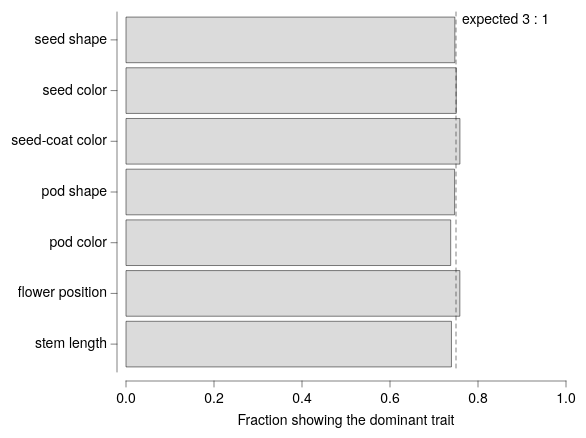

Write the Vega-Lite specification saved for this chart.
### Vega-Lite specification from a JSON file in a GitHub repository (floating-point values rounded to 4 significant figures)
{"background": null, "config": {"arc": {"fill": "#DBDBDB", "fillOpacity": 1.0, "innerRadius": 45.0, "padAngle": 0.03, "stroke": "black", "strokeOpacity": 1, "strokeWidth": 0.25}, "area": {"fill": "#DBDBDB", "fillOpacity": 1.0, "stroke": "black", "strokeOpacity": 1, "strokeWidth": 0.25}, "axis": {"domain": true, "domainCap": "round", "domainColor": "black", "domainWidth": 0.25, "grid": false, "gridCap": "round", "gridColor": "#F1F1F1", "gridDash": [0, 0], "gridOpacity": 1.0, "gridWidth": 0.25, "labelColor": "black", "labelFont": "Helvetica Neue, HelveticaNeue, Helvetica, Arial, sans-serif", "labelFontSize": 7, "labelFontStyle": "normal", "labelFontWeight": 400, "offset": 4.5, "ticks": true, "tickCap": "round", "tickColor": "black", "tickRound": false, "tickSize": 3, "tickWidth": 0.25, "titleColor": "black", "titleFont": "Helvetica Neue, HelveticaNeue, Helvetica, Arial, sans-serif", "titleFontSize": 7, "titleFontStyle": "normal", "titleFontWeight": 400}, "axisX": {"domain": true, "labelAlign": "center", "labelAngle": 0, "labels": true, "ticks": true, "translate": 0}, "axisY": {"domain": true, "labelAlign": "right", "labelAngle": 0, "labels": true, "ticks": true, "translate": 0}, "axisRight": {"domain": true, "labelAlign": "left", "labelAngle": 0, "labels": true, "ticks": true, "translate": 0}, "axisTop": {"domain": true, "labelAlign": "center", "labelAngle": 0, "labels": true, "ticks": true, "translate": 0}, "axisBand": {"tickOffset": 0}, "bar": {"fill": "#DBDBDB", "fillOpacity": 1.0, "stroke": "black", "strokeOpacity": 1, "strokeWidth": 0.25}, "boxplot": {"size": 16.2, "ticks": {"cornerRadius": 0.25, "fill": "black", "opacity": 1, "size": 8.1, "thickness": 0.25}, "box": {"fillOpacity": 1.0, "stroke": "black", "strokeOpacity": 1, "strokeWidth": 0.25}, "median": {"cornerRadius": 0, "fill": "black", "fillOpacity": 1.0, "opacity": 1, "size": 16.2, "thickness": 0.25}, "rule": {"fill": "black", "fillOpacity": 1.0, "size": 18.0, "stroke": "black", "strokeDash": [0, 0], "strokeOpacity": 1, "strokeWidth": 0.25}, "outliers": {"color": "black", "fill": "black", "fillOpacity": 1.0, "size": 0, "stroke": "black", "strokeOpacity": 1, "strokeWidth": 0.25}}, "circle": {"fill": "black", "fillOpacity": 1.0, "size": 2.25, "stroke": null, "strokeOpacity": 1, "strokeWidth": 0.25}, "errorband": {"band": {"fillOpacity": 0.6, "stroke": null, "strokeWidth": 0.25, "strokeOpacity": 1}, "borders": {"opacity": 0, "strokeOpacity": 0.25, "strokeWidth": 1}}, "errorbar": {"opacity": 1, "rule": {"strokeDash": [0, 0], "strokeWidth": 0.25}, "ticks": {"color": "black", "cornerRadius": 0.125, "opacity": 1, "size": 10.8, "thickness": 0.25}, "thickness": 0.25}, "font": "Helvetica Neue, HelveticaNeue, Helvetica, Arial, sans-serif", "geoshape": {"fill": "#DBDBDB", "fillOpacity": 1.0, "stroke": "black", "strokeOpacity": 1, "strokeWidth": 0.25}, "header": {"labelColor": "black", "labelFont": "Helvetica Neue, HelveticaNeue, Helvetica, Arial, sans-serif", "labelFontSize": 7, "labelFontStyle": "normal", "labelFontWeight": 400, "titleColor": "black", "titleFont": "Helvetica Neue, HelveticaNeue, Helvetica, Arial, sans-serif", "titleFontSize": 7, "titleFontStyle": "normal", "titleFontWeight": 400, "titlePadding": 0}, "legend": {"disable": false, "offset": 4.5, "titlePadding": 4, "labelOffset": 2, "gradientLabelOffset": 2, "gradientLength": 90.0, "gradientThickness": 9.0, "gradientOpacity": 1.0, "gradientStrokeColor": "black", "gradientStrokeWidth": 0.25, "labelColor": "black", "labelFont": "Helvetica Neue, HelveticaNeue, Helvetica, Arial, sans-serif", "labelFontSize": 7, "labelFontStyle": "normal", "labelFontWeight": 400, "strokeColor": "black", "strokeWidth": 0, "symbolSize": 42, "symbolStrokeColor": "black", "symbolStrokeWidth": 0.25, "titleColor": "black", "titleFont": "Helvetica Neue, HelveticaNeue, Helvetica, Arial, sans-serif", "titleFontSize": 7, "titleFontStyle": "normal", "titleFontWeight": 400}, "line": {"color": "black", "stroke": "black", "strokeCap": "round", "strokeDash": [0, 0], "strokeOpacity": 1, "strokeWidth": 0.375}, "point": {"filled": true, "fill": "#DBDBDB", "fillOpacity": 1.0, "size": 9.0, "stroke": "black", "strokeOpacity": 1, "strokeWidth": 0.25}, "range": {"category": ["#5CA7B1", "#CDDEF3", "#B7B3E4", "#B3DAB5", "#F5E1B3", "#3D727B", "#8AA8D2", "#867DAC", "#80A988", "#CBB17A", "#204148", "#59719A", "#584C77", "#507B5F", "#9D824D"], "diverging": {"scheme": ["#C35082", "#CE6D94", "#D989A7", "#E2A4BA", "#EABFCE", "#F1DBE2", "#F6F6F6", "#D7E0EB", "#B9CBE0", "#9BB6D5", "#7DA1C9", "#5F8CBD", "#4177B1"]}, "heatmap": {"scheme": ["#32022B", "#43044D", "#4C196E", "#4D338C", "#484DA6", "#3A68BB", "#1D83CA", "#1D9CCB", "#23B5C9", "#28CDC5", "#4DE0B4", "#91EE9F"]}, "ordinal": {"scheme": ["#F1F1F1", "#DBDBDB", "#C6C6C6", "#B2B2B2", "#9D9D9D", "#898989", "#767676", "#636363", "#515151", "#404040", "#2F2F2F", "#1F1F1F"]}, "ramp": {"scheme": ["#32022B", "#43044D", "#4C196E", "#4D338C", "#484DA6", "#3A68BB", "#1D83CA", "#1D9CCB", "#23B5C9", "#28CDC5", "#4DE0B4", "#91EE9F"]}}, "rule": {"color": "black", "stroke": "black", "strokeCap": "round", "strokeDash": [2, 2], "strokeOpacity": 1, "strokeWidth": 0.25}, "scale": {"bandPaddingInner": 0.1, "bandPaddingOuter": 0.1, "round": false}, "rect": {"fill": "#DBDBDB", "fillOpacity": 1.0, "stroke": "black", "strokeOpacity": 1, "strokeWidth": 0.25}, "square": {"fill": "#DBDBDB", "fillOpacity": 1.0, "size": 18.0, "stroke": "black", "strokeOpacity": 1, "strokeWidth": 0.25}, "text": {"color": "black", "font": "Helvetica Neue, HelveticaNeue, Helvetica, Arial, sans-serif", "fontSize": 7, "fontStyle": "normal", "fontWeight": 400}, "tick": {"color": "black", "cornerRadius": 0.125, "opacity": 1.0, "size": 16.2, "thickness": 0.25}, "title": {"anchor": "middle", "frame": "group", "color": "black", "font": "Helvetica Neue, HelveticaNeue, Helvetica, Arial, sans-serif", "fontSize": 7, "fontStyle": "normal", "fontWeight": 400, "subtitleColor": "black", "subtitleFont": "Helvetica Neue, HelveticaNeue, Helvetica, Arial, sans-serif", "subtitleFontSize": "Helvetica Neue, HelveticaNeue, Helvetica, Arial, sans-serif", "subtitleFontStyle": "normal", "subtitleFontWeight": 400}, "trail": {"color": "black", "opacity": 1, "size": 0.375}, "view": {"continuousWidth": 220, "continuousHeight": 180, "discreteWidth": 220, "discreteHeight": 180, "fill": null, "stroke": null, "strokeWidth": 0.25}}, "layer": [{"data": {"name": "data-ca4a6e02a8b0cf0b63fd514d3be70954"}, "mark": {"type": "bar"}, "encoding": {"x": {"field": "frac", "scale": {"domain": [0, 1]}, "title": "Fraction showing the dominant trait", "type": "quantitative"}, "y": {"field": "trait", "sort": ["seed shape", "seed color", "seed-coat color", "pod shape", "pod color", "flower position", "stem length"], "title": null, "type": "nominal"}}}, {"layer": [{"data": {"values": [{"__dysonsphere__": 1}]}, "mark": {"type": "rule", "opacity": 1.0}, "encoding": {"x": {"datum": 0.75}}}, {"data": {"values": [{"__dysonsphere__": 1}]}, "mark": {"type": "text", "align": "left", "baseline": "top", "dx": 3, "dy": 0, "fontSize": 7}, "encoding": {"text": {"value": "expected 3 : 1"}, "x": {"datum": 0.75}, "y": {"value": 0}}}]}], "$schema": "https://vega.github.io/schema/vega-lite/v6.4.1.json", "datasets": {"data-ca4a6e02a8b0cf0b63fd514d3be70954": [{"trait": "seed shape", "dominant": 5474, "recessive": 1850, "frac": 0.7474}, {"trait": "seed color", "dominant": 6022, "recessive": 2001, "frac": 0.7506}, {"trait": "seed-coat color", "dominant": 705, "recessive": 224, "frac": 0.7589}, {"trait": "pod shape", "dominant": 882, "recessive": 299, "frac": 0.7468}, {"trait": "pod color", "dominant": 428, "recessive": 152, "frac": 0.7379}, {"trait": "flower position", "dominant": 651, "recessive": 207, "frac": 0.7587}, {"trait": "stem length", "dominant": 787, "recessive": 277, "frac": 0.7397}]}}
